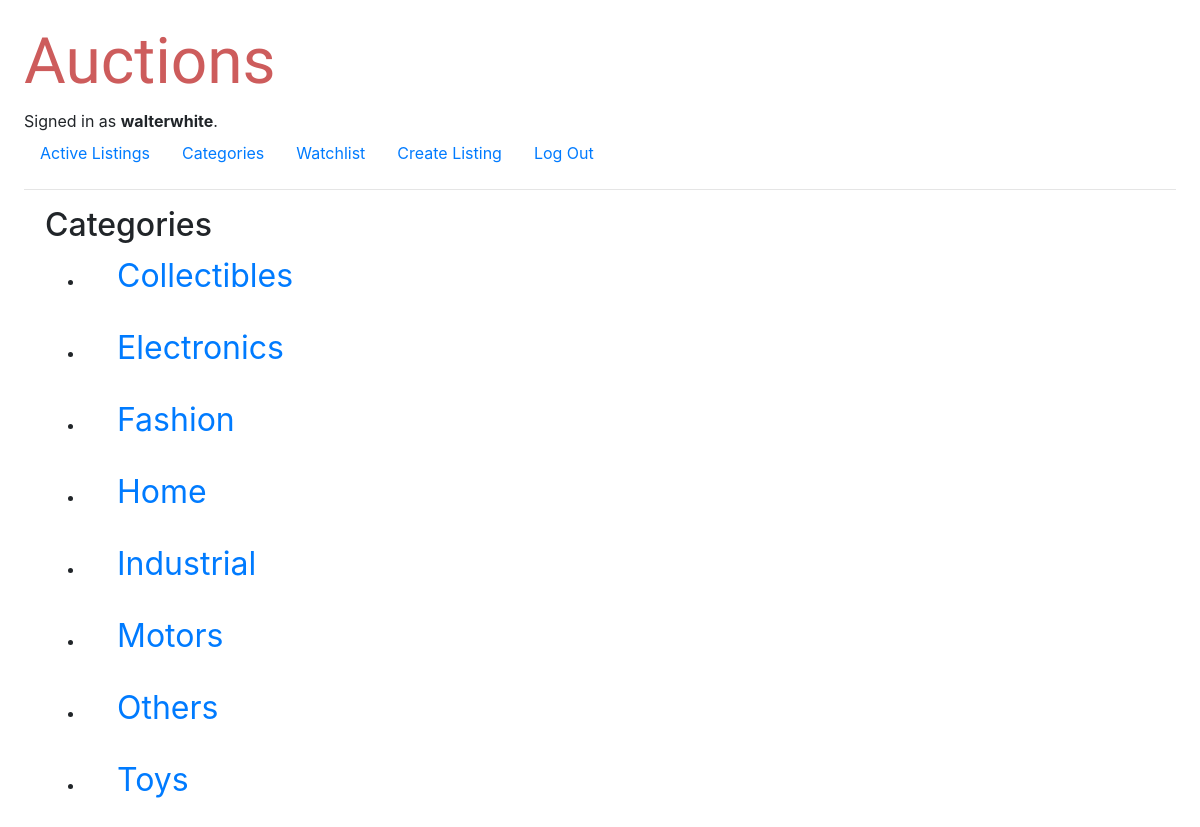
Page /categories (signed in) on the committed database.
### auctions/models.py (models this page shows, shortened)
class User(AbstractUser):
    def __str__(self):
        return f"{self.username}"

class Category(models.Model):  # categorías de los artículos a vender
    description = models.TextField(max_length=64, blank=False)

### auctions/views.py (the view)
# urls.py: path("categories", views.categories, name="categories"),
def categories(request):
    active_categories = Auction.objects.values('category').filter(condition="active").distinct()
    categories =  Category.objects.filter(pk__in=active_categories).order_by('description')
    return render(request, "auctions/categories.html", {"categories": categories })

### auctions/templates/auctions/categories.html
{% extends "auctions/layout.html" %}
{% block body %}
<div class="container">
    <h2>Categories</h2>
    <ul>
        {% for category in categories %}
        <li>
            <div class="row">
                <div class="col-12">
                    <a title="view" href="{% url 'categoryselected' category.description %}" class="view">{{ category.description }}</a><br><br>
                </div>
            </div>
        </li>
        {% endfor %}
        </ul>
    </div>
{% endblock %}

### auctions/templates/auctions/layout.html (shortened to what this page needs)
{% load static %}
<!DOCTYPE html>
<html lang="en">
    <head>
        <link rel="stylesheet" href="https://stackpath.bootstrapcdn.com/bootstrap/4.4.1/css/bootstrap.min.css">
        <link href="{% static 'auctions/styles.css' %}" rel="stylesheet">
    </head>
    <body>
        <h1 id="title">Auctions</h1>
        <div>
            {% if user.is_authenticated %}
                Signed in as <strong>{{ user.username }}</strong>.
            {% else %}
                Not signed in.
            {% endif %}
        </div>
        <ul class="nav">
            <li class="nav-item">
                <a class="nav-link" href="{% url 'index' %}">Active Listings</a>
            </li>
            <li class="nav-item">
                <a class="nav-link" href="{% url 'categories' %}">Categories</a>
            </li>
            {% if user.is_authenticated %}
            <li class="nav-item">
                <a class="nav-link" href="{% url 'watchlist' %}">Watchlist</a>
            </li>
            <li class="nav-item">
                <a class="nav-link" href="{% url 'publish' %}">Create Listing</a>
            </li>
                <li class="nav-item">
                    <a class="nav-link" href="{% url 'logout' %}">Log Out</a>
                </li>
            {% endif %}
        </ul>
        <hr>
        {% block body %}
        {% endblock %}
    </body>
</html>

### auctions/static/auctions/styles.css (style rules this page uses)
body { padding: 24px; }
#title { font-family: 'Courgette', cursive; font-size: 64px; color:indianred }
.view { font-size:xx-large; font-weight:normal; padding: 16px; margin: 16px; }

### rows in the picture
User: username "walterwhite"
Category: description "Collectibles"
Category: description "Electronics"
Category: description "Fashion"
Category: description "Home"
Category: description "Industrial"
Category: description "Motors"
Category: description "Others"
Category: description "Toys"
